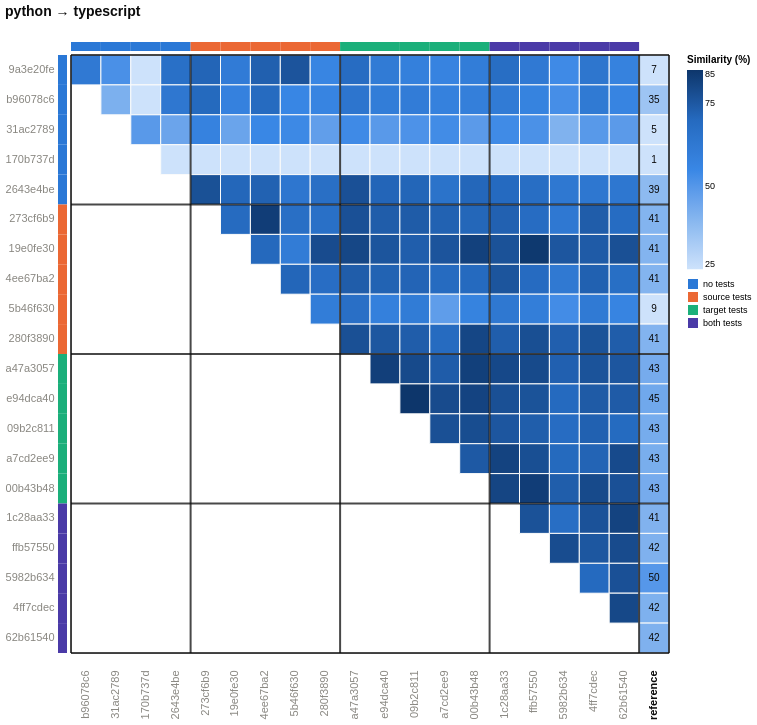

Specify this chart in Vega-Lite:
### Vega-Lite specification from a JSON file in a GitHub repository (floating-point values rounded to 4 significant figures; data arrays with more than 128 entries replaced by an {"elided": "..."} marker saying what was removed)
{"config": {"view": {"continuousWidth": 300, "continuousHeight": 300}, "axis": {"labelAngle": -45}, "axisX": {"labelAngle": -37.5}}, "layer": [{"data": {"name": "data-ebdbc6effb92769e7902fdb3b00472b3"}, "mark": {"type": "rect", "stroke": "#fcfcfb", "strokeWidth": 1}, "encoding": {"color": {"field": "similarity_pct", "legend": {"gradientLength": 199.3, "labelFontSize": 9, "titleFontSize": 10, "values": [25, 50, 75, 85]}, "scale": {"clamp": true, "domain": [25, 85], "range": ["#cde2fb", "#86b6ef", "#3987e5", "#256abf", "#0d366b"]}, "title": "Similarity (%)", "type": "quantitative"}, "x": {"axis": {"domain": false, "labelAngle": -90, "labelColor": {"expr": "datum.label === 'reference' ? '#0b0b0b' : '#898781'"}, "labelFontSize": 11, "labelFontWeight": {"expr": "datum.label === 'reference' ? 'bold' : 'normal'"}, "labelPadding": 17, "ticks": false}, "field": "port_a", "scale": {"domain": ["b96078c6", "31ac2789", "170b737d", "2643e4be", "273cf6b9", "19e0fe30", "4ee67ba2", "5b46f630", "280f3890", "a47a3057", "e94dca40", "09b2c811", "a7cd2ee9", "00b43b48", "1c28aa33", "ffb57550", "5982b634", "4ff7cdec", "62b61540", "reference"]}, "title": null, "type": "nominal"}, "y": {"axis": {"domain": false, "labelColor": {"expr": "datum.label === 'reference' ? '#0b0b0b' : '#898781'"}, "labelFontSize": 11, "labelFontWeight": {"expr": "datum.label === 'reference' ? 'bold' : 'normal'"}, "labelPadding": 17, "ticks": false, "labelAngle": 0}, "field": "port_b", "scale": {"domain": ["9a3e20fe", "b96078c6", "31ac2789", "170b737d", "2643e4be", "273cf6b9", "19e0fe30", "4ee67ba2", "5b46f630", "280f3890", "a47a3057", "e94dca40", "09b2c811", "a7cd2ee9", "00b43b48", "1c28aa33", "ffb57550", "5982b634", "4ff7cdec", "62b61540"]}, "title": null, "type": "nominal"}}}, {"data": {"name": "data-638c961518d13f286271071a8414011e"}, "mark": {"type": "rect"}, "encoding": {"color": {"field": "condition", "legend": {"labelFontSize": 9, "symbolType": "square", "title": null}, "scale": {"domain": ["no tests", "source tests", "target tests", "both tests"], "range": ["#2a78d6", "#eb6834", "#1baf7a", "#4a3aa7"]}, "type": "nominal"}, "x": {"axis": {"domain": false, "labelAngle": -90, "labelColor": {"expr": "datum.label === 'reference' ? '#0b0b0b' : '#898781'"}, "labelFontSize": 11, "labelFontWeight": {"expr": "datum.label === 'reference' ? 'bold' : 'normal'"}, "labelPadding": 17, "ticks": false}, "field": "port", "scale": {"domain": ["b96078c6", "31ac2789", "170b737d", "2643e4be", "273cf6b9", "19e0fe30", "4ee67ba2", "5b46f630", "280f3890", "a47a3057", "e94dca40", "09b2c811", "a7cd2ee9", "00b43b48", "1c28aa33", "ffb57550", "5982b634", "4ff7cdec", "62b61540", "reference"]}, "title": null, "type": "nominal"}, "y": {"value": -13}, "y2": {"value": -4}}}, {"data": {"name": "data-a5cbdc8c3bd819e598dc2faa35befc8d"}, "mark": {"type": "rect"}, "encoding": {"color": {"field": "condition", "legend": null, "scale": {"domain": ["no tests", "source tests", "target tests", "both tests"], "range": ["#2a78d6", "#eb6834", "#1baf7a", "#4a3aa7"]}, "type": "nominal"}, "x": {"value": -13}, "x2": {"value": -4}, "y": {"axis": {"domain": false, "labelColor": {"expr": "datum.label === 'reference' ? '#0b0b0b' : '#898781'"}, "labelFontSize": 11, "labelFontWeight": {"expr": "datum.label === 'reference' ? 'bold' : 'normal'"}, "labelPadding": 17, "ticks": false, "labelAngle": 0}, "field": "port", "scale": {"domain": ["9a3e20fe", "b96078c6", "31ac2789", "170b737d", "2643e4be", "273cf6b9", "19e0fe30", "4ee67ba2", "5b46f630", "280f3890", "a47a3057", "e94dca40", "09b2c811", "a7cd2ee9", "00b43b48", "1c28aa33", "ffb57550", "5982b634", "4ff7cdec", "62b61540"]}, "title": null, "type": "nominal"}}}, {"data": {"name": "data-fb1f309b026671d58734d8a78f722083"}, "mark": {"type": "text", "color": "#0b0b0b", "fontSize": 10}, "encoding": {"text": {"field": "similarity_pct", "format": ".0f", "type": "quantitative"}, "x": {"axis": {"domain": false, "labelAngle": -90, "labelColor": {"expr": "datum.label === 'reference' ? '#0b0b0b' : '#898781'"}, "labelFontSize": 11, "labelFontWeight": {"expr": "datum.label === 'reference' ? 'bold' : 'normal'"}, "labelPadding": 17, "ticks": false}, "field": "port_a", "scale": {"domain": ["b96078c6", "31ac2789", "170b737d", "2643e4be", "273cf6b9", "19e0fe30", "4ee67ba2", "5b46f630", "280f3890", "a47a3057", "e94dca40", "09b2c811", "a7cd2ee9", "00b43b48", "1c28aa33", "ffb57550", "5982b634", "4ff7cdec", "62b61540", "reference"]}, "title": null, "type": "nominal"}, "y": {"axis": {"domain": false, "labelColor": {"expr": "datum.label === 'reference' ? '#0b0b0b' : '#898781'"}, "labelFontSize": 11, "labelFontWeight": {"expr": "datum.label === 'reference' ? 'bold' : 'normal'"}, "labelPadding": 17, "ticks": false, "labelAngle": 0}, "field": "port_b", "scale": {"domain": ["9a3e20fe", "b96078c6", "31ac2789", "170b737d", "2643e4be", "273cf6b9", "19e0fe30", "4ee67ba2", "5b46f630", "280f3890", "a47a3057", "e94dca40", "09b2c811", "a7cd2ee9", "00b43b48", "1c28aa33", "ffb57550", "5982b634", "4ff7cdec", "62b61540"]}, "title": null, "type": "nominal"}}}, {"data": {"name": "data-4f4b599ca93bdd2c4656a90ecb824355"}, "mark": {"type": "rule", "color": "#0b0b0b", "opacity": 0.75, "strokeWidth": 2}, "encoding": {"x": {"bandPosition": 0, "field": "port", "scale": {"domain": ["b96078c6", "31ac2789", "170b737d", "2643e4be", "273cf6b9", "19e0fe30", "4ee67ba2", "5b46f630", "280f3890", "a47a3057", "e94dca40", "09b2c811", "a7cd2ee9", "00b43b48", "1c28aa33", "ffb57550", "5982b634", "4ff7cdec", "62b61540", "reference"]}, "type": "nominal"}}}, {"data": {"name": "data-1b773253159c09520fafaf56dc5f07c7"}, "mark": {"type": "rule", "color": "#0b0b0b", "opacity": 0.75, "strokeWidth": 2}, "encoding": {"y": {"bandPosition": 0, "field": "port", "scale": {"domain": ["9a3e20fe", "b96078c6", "31ac2789", "170b737d", "2643e4be", "273cf6b9", "19e0fe30", "4ee67ba2", "5b46f630", "280f3890", "a47a3057", "e94dca40", "09b2c811", "a7cd2ee9", "00b43b48", "1c28aa33", "ffb57550", "5982b634", "4ff7cdec", "62b61540"]}, "type": "nominal"}}}, {"data": {"name": "data-419c3610764c394fccfb17419b5b63cb"}, "mark": {"type": "rule", "color": "#0b0b0b", "opacity": 0.75, "strokeWidth": 2}, "encoding": {"x": {"bandPosition": 1, "field": "port", "scale": {"domain": ["b96078c6", "31ac2789", "170b737d", "2643e4be", "273cf6b9", "19e0fe30", "4ee67ba2", "5b46f630", "280f3890", "a47a3057", "e94dca40", "09b2c811", "a7cd2ee9", "00b43b48", "1c28aa33", "ffb57550", "5982b634", "4ff7cdec", "62b61540", "reference"]}, "type": "nominal"}}}, {"data": {"name": "data-252e093ac27ceb67fa3d1106e9f99aec"}, "mark": {"type": "rule", "color": "#0b0b0b", "opacity": 0.75, "strokeWidth": 2}, "encoding": {"y": {"bandPosition": 1, "field": "port", "scale": {"domain": ["9a3e20fe", "b96078c6", "31ac2789", "170b737d", "2643e4be", "273cf6b9", "19e0fe30", "4ee67ba2", "5b46f630", "280f3890", "a47a3057", "e94dca40", "09b2c811", "a7cd2ee9", "00b43b48", "1c28aa33", "ffb57550", "5982b634", "4ff7cdec", "62b61540"]}, "type": "nominal"}}}], "height": 598, "resolve": {"scale": {"color": "independent"}}, "title": {"text": "python → typescript", "anchor": "start", "color": "#0b0b0b", "fontSize": 14, "offset": 23, "subtitleFontSize": 10}, "width": 598, "$schema": "https://vega.github.io/schema/vega-lite/v6.4.1.json", "datasets": {"data-ebdbc6effb92769e7902fdb3b00472b3": {"elided": "210 records"}, "data-638c961518d13f286271071a8414011e": [{"port": "b96078c6", "condition": "no tests"}, {"port": "31ac2789", "condition": "no tests"}, {"port": "170b737d", "condition": "no tests"}, {"port": "2643e4be", "condition": "no tests"}, {"port": "273cf6b9", "condition": "source tests"}, {"port": "19e0fe30", "condition": "source tests"}, {"port": "4ee67ba2", "condition": "source tests"}, {"port": "5b46f630", "condition": "source tests"}, {"port": "280f3890", "condition": "source tests"}, {"port": "a47a3057", "condition": "target tests"}, {"port": "e94dca40", "condition": "target tests"}, {"port": "09b2c811", "condition": "target tests"}, {"port": "a7cd2ee9", "condition": "target tests"}, {"port": "00b43b48", "condition": "target tests"}, {"port": "1c28aa33", "condition": "both tests"}, {"port": "ffb57550", "condition": "both tests"}, {"port": "5982b634", "condition": "both tests"}, {"port": "4ff7cdec", "condition": "both tests"}, {"port": "62b61540", "condition": "both tests"}], "data-a5cbdc8c3bd819e598dc2faa35befc8d": [{"port": "9a3e20fe", "condition": "no tests"}, {"port": "b96078c6", "condition": "no tests"}, {"port": "31ac2789", "condition": "no tests"}, {"port": "170b737d", "condition": "no tests"}, {"port": "2643e4be", "condition": "no tests"}, {"port": "273cf6b9", "condition": "source tests"}, {"port": "19e0fe30", "condition": "source tests"}, {"port": "4ee67ba2", "condition": "source tests"}, {"port": "5b46f630", "condition": "source tests"}, {"port": "280f3890", "condition": "source tests"}, {"port": "a47a3057", "condition": "target tests"}, {"port": "e94dca40", "condition": "target tests"}, {"port": "09b2c811", "condition": "target tests"}, {"port": "a7cd2ee9", "condition": "target tests"}, {"port": "00b43b48", "condition": "target tests"}, {"port": "1c28aa33", "condition": "both tests"}, {"port": "ffb57550", "condition": "both tests"}, {"port": "5982b634", "condition": "both tests"}, {"port": "4ff7cdec", "condition": "both tests"}, {"port": "62b61540", "condition": "both tests"}], "data-fb1f309b026671d58734d8a78f722083": [{"port_a": "reference", "port_b": "9a3e20fe", "condition_a": "reference", "condition_b": "no tests", "half": "colour", "similarity_pct": 7.121}, {"port_a": "reference", "port_b": "b96078c6", "condition_a": "reference", "condition_b": "no tests", "half": "colour", "similarity_pct": 35.17}, {"port_a": "reference", "port_b": "31ac2789", "condition_a": "reference", "condition_b": "no tests", "half": "colour", "similarity_pct": 5.162}, {"port_a": "reference", "port_b": "170b737d", "condition_a": "reference", "condition_b": "no tests", "half": "colour", "similarity_pct": 1.193}, {"port_a": "reference", "port_b": "2643e4be", "condition_a": "reference", "condition_b": "no tests", "half": "colour", "similarity_pct": 38.58}, {"port_a": "reference", "port_b": "273cf6b9", "condition_a": "reference", "condition_b": "source tests", "half": "colour", "similarity_pct": 40.56}, {"port_a": "reference", "port_b": "19e0fe30", "condition_a": "reference", "condition_b": "source tests", "half": "colour", "similarity_pct": 40.73}, {"port_a": "reference", "port_b": "4ee67ba2", "condition_a": "reference", "condition_b": "source tests", "half": "colour", "similarity_pct": 40.54}, {"port_a": "reference", "port_b": "5b46f630", "condition_a": "reference", "condition_b": "source tests", "half": "colour", "similarity_pct": 8.981}, {"port_a": "reference", "port_b": "280f3890", "condition_a": "reference", "condition_b": "source tests", "half": "colour", "similarity_pct": 40.82}, {"port_a": "reference", "port_b": "a47a3057", "condition_a": "reference", "condition_b": "target tests", "half": "colour", "similarity_pct": 43.44}, {"port_a": "reference", "port_b": "e94dca40", "condition_a": "reference", "condition_b": "target tests", "half": "colour", "similarity_pct": 44.62}, {"port_a": "reference", "port_b": "09b2c811", "condition_a": "reference", "condition_b": "target tests", "half": "colour", "similarity_pct": 43.31}, {"port_a": "reference", "port_b": "a7cd2ee9", "condition_a": "reference", "condition_b": "target tests", "half": "colour", "similarity_pct": 42.73}, {"port_a": "reference", "port_b": "00b43b48", "condition_a": "reference", "condition_b": "target tests", "half": "colour", "similarity_pct": 43.42}, {"port_a": "reference", "port_b": "1c28aa33", "condition_a": "reference", "condition_b": "both tests", "half": "colour", "similarity_pct": 41.13}, {"port_a": "reference", "port_b": "ffb57550", "condition_a": "reference", "condition_b": "both tests", "half": "colour", "similarity_pct": 41.5}, {"port_a": "reference", "port_b": "5982b634", "condition_a": "reference", "condition_b": "both tests", "half": "colour", "similarity_pct": 49.82}, {"port_a": "reference", "port_b": "4ff7cdec", "condition_a": "reference", "condition_b": "both tests", "half": "colour", "similarity_pct": 41.61}, {"port_a": "reference", "port_b": "62b61540", "condition_a": "reference", "condition_b": "both tests", "half": "colour", "similarity_pct": 41.55}], "data-4f4b599ca93bdd2c4656a90ecb824355": [{"port": "b96078c6", "condition": "no tests"}, {"port": "273cf6b9", "condition": "source tests"}, {"port": "a47a3057", "condition": "target tests"}, {"port": "1c28aa33", "condition": "both tests"}, {"port": "reference", "condition": "reference"}], "data-1b773253159c09520fafaf56dc5f07c7": [{"port": "9a3e20fe", "condition": "no tests"}, {"port": "273cf6b9", "condition": "source tests"}, {"port": "a47a3057", "condition": "target tests"}, {"port": "1c28aa33", "condition": "both tests"}], "data-419c3610764c394fccfb17419b5b63cb": [{"port": "reference"}], "data-252e093ac27ceb67fa3d1106e9f99aec": [{"port": "62b61540"}]}}
